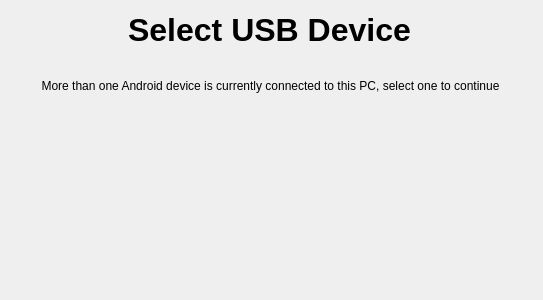
<?xml version="1.0" encoding="UTF-8"?>
<ui version="4.0">
 <class>DevicePickDialog</class>
 <widget class="QDialog" name="DevicePickDialog">
  <property name="geometry">
   <rect>
    <x>0</x>
    <y>0</y>
    <width>543</width>
    <height>300</height>
   </rect>
  </property>
  <property name="minimumSize">
   <size>
    <width>543</width>
    <height>300</height>
   </size>
  </property>
  <property name="maximumSize">
   <size>
    <width>543</width>
    <height>300</height>
   </size>
  </property>
  <property name="windowTitle">
   <string>OpenMic Server | Select Device</string>
  </property>
  <widget class="QLabel" name="titleLabel">
   <property name="geometry">
    <rect>
     <x>0</x>
     <y>0</y>
     <width>539</width>
     <height>61</height>
    </rect>
   </property>
   <property name="font">
    <font>
     <pointsize>24</pointsize>
     <bold>true</bold>
    </font>
   </property>
   <property name="text">
    <string>&lt;html&gt;&lt;head/&gt;&lt;body&gt;&lt;p&gt;Select USB Device&lt;/p&gt;&lt;/body&gt;&lt;/html&gt;</string>
   </property>
   <property name="alignment">
    <set>Qt::AlignCenter</set>
   </property>
   <property name="wordWrap">
    <bool>true</bool>
   </property>
  </widget>
  <widget class="QLabel" name="descLabel">
   <property name="geometry">
    <rect>
     <x>0</x>
     <y>60</y>
     <width>541</width>
     <height>51</height>
    </rect>
   </property>
   <property name="text">
    <string>More than one Android device is currently connected to this PC, select one to continue</string>
   </property>
   <property name="alignment">
    <set>Qt::AlignCenter</set>
   </property>
   <property name="wordWrap">
    <bool>true</bool>
   </property>
  </widget>
  <widget class="QWidget" name="formLayoutWidget">
   <property name="geometry">
    <rect>
     <x>40</x>
     <y>110</y>
     <width>459</width>
     <height>169</height>
    </rect>
   </property>
   <layout class="QFormLayout" name="deviceList"/>
  </widget>
 </widget>
 <resources/>
 <connections/>
</ui>
